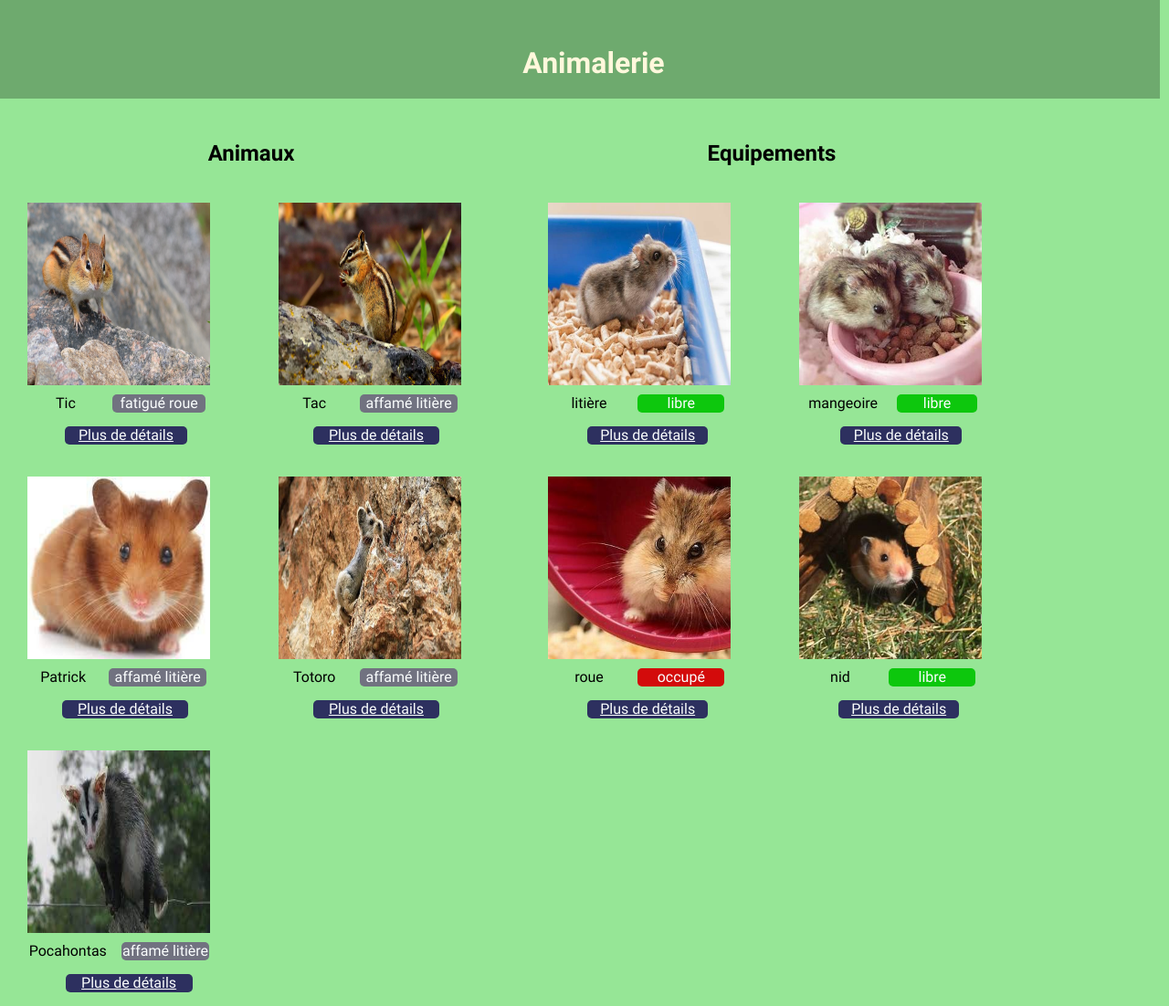
Before: / with the older database file.
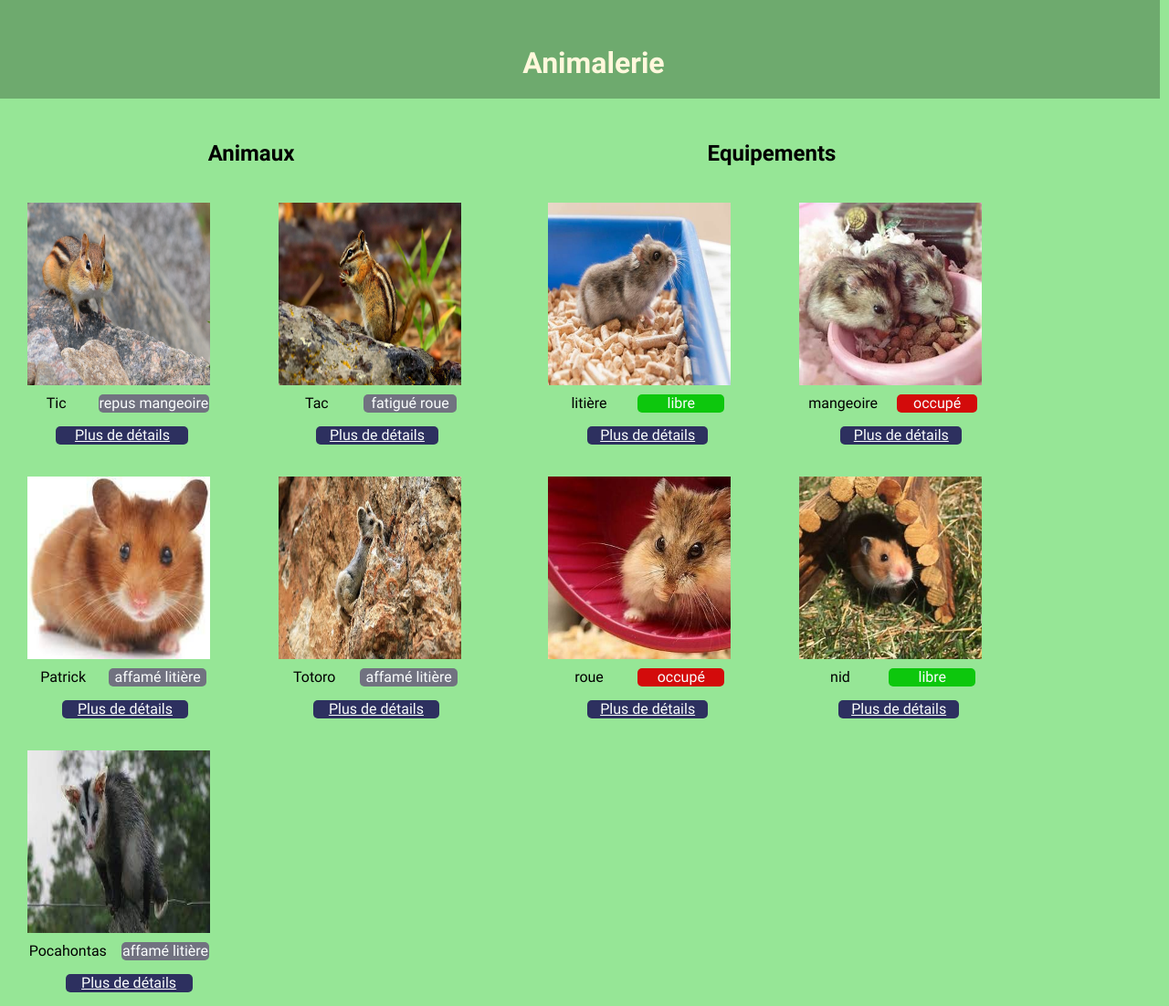
After: the same page with the newer database file.
### blog/models.py (models this page shows)
class Animal(models.Model):
    id_animal = models.CharField(max_length=100, primary_key=True)
    etat = models.CharField(max_length=20)
    type = models.CharField(max_length=20)
    race = models.CharField(max_length=20)
    photo = models.CharField(max_length=200)
    lieu = models.ForeignKey(Equipement, on_delete=models.CASCADE)
    def __str__(self):
        return self.id_animal

class Equipement(models.Model):
    id_equip = models.CharField(max_length=100, primary_key=True)
    disponibilite = models.CharField(max_length=20)
    photo = models.CharField(max_length=200)
    def __str__(self):
        return self.id_equip

### blog/views.py (the view)
# urls.py: path('', views.animal_list, name='animal_list'),
def animal_list(request):
    animaux = Animal.objects.all()
    equipements = Equipement.objects.all()
    return render(request, 'blog/animal_list.html', {"animaux" : animaux, "equipements" : equipements} )

### blog/templates/blog/animal_list.html
{% extends 'blog/base.html' %}
{% load static %}
{% block content %}
<div class="separation">
    <h2>Animaux</h2>
    <h2>Equipements</h2>
</div>
<div class="separation">
    <div class="container">
        {% for animal in animaux %}
        <div>
            <div class="sous-container">
                <div class="photo">
                    <img src={{animal.photo}} width="200" height="200">
                </div>
                <div class="Nom">{{ animal }}</div>
                <div class="Etat">{{ animal.etat }} {{ animal.lieu }}</div>
                <footer>
                    <a href="{% url 'animal_detail' id_animal=animal.id_animal %}">Plus de détails</a>
                </footer>
            </div>
        </div>
        {% endfor %}
    </div>
    <div class="container">
        {% for equipement in equipements %}
        <div>
            <div class="sous-container">
                <div class="photo">
                    <img src={{equipement.photo}} width="200" height="200">
                </div>
                <div class="Nom">{{ equipement }}</div>
                {% if equipement.disponibilite == 'libre' %}
                    <div class="Disponibilité_libre">{{ equipement.disponibilite}}</div>
                {% else %}
                    <div class="Disponibilité_occupe">{{ equipement.disponibilite}}</div>
                {% endif %}
                <footer>
                    <a href="{% url 'equipement_detail' id_equip=equipement.id_equip %}">Plus de détails</a>
                </footer>
            </div>
        </div>
        {% endfor %}
    </div>
</div>
{% endblock %}

### blog/templates/blog/base.html (shortened to what this page needs)
{% load static %}
<html>
    <head>
        <link rel="stylesheet" href="//maxcdn.bootstrapcdn.com/bootstrap/3.2.0/css/bootstrap-theme.min.css">
        <link rel="stylesheet" href="{% static 'css/blog.css' %}">
    </head>
    <body>
        <h1>Animalerie</h1>
            {% block content %}
            {% endblock %}
    </body>
</html>

### blog/static/css/blog.css (style rules this page uses)
h1 { text-align: center; }
body { width: 100%; max-width: 1100px; margin: 0 0px; background-color: rgb(150, 230, 150); font-family: 'Urbanist', sans-serif; }
.container > div { border-radius: 1px; border-color: rgb(150, 230, 150); padding: 10px 0; background-color: rgb(150, 230, 150); }
.separation { display: grid; grid-template-columns: 550px 550px; grid-gap: 20px; padding: 5px 0; }
h2 { text-align: center; }
.container { display: grid; grid-template-columns: 260px 260px; grid-auto-rows: 285px; grid-gap: 15px; }
.sous-container { display: grid; grid-auto-rows: 20px; grid-gap: 15px; text-align: center; }
.photo { grid-column: 1 / 16; grid-row: 1; }
.Etat { border-radius: 5px; background-color: rgb(113, 114, 128); color: #fafdfd; grid-column: 8 / 14; grid-row: 7; }
.Nom { grid-column: 3 / 8; grid-row: 7; }
.Disponibilité_libre { border-radius: 5px; background-color: rgb(13, 199, 13); color: #fafdfd; grid-column: 8 / 14; grid-row: 7; }
.Disponibilité_occupe { border-radius: 5px; background-color: rgb(211, 11, 11); color: #fafdfd; grid-column: 8 / 14; grid-row: 7; }
footer { border-radius: 5px; background-color: rgb(45, 48, 95); color: #fafdfd; grid-column: 5 / 13; grid-row: 8; }
a { color: #fafdfd; }
h1 { background-color: rgb(110, 170, 110); color: cornsilk; padding: 50px 20px 20px 50px; width: 1200px; }

Changed rows visible on the page:
changed Animal "Tic": etat "fatigué" → "repus"; lieu "roue" → "mangeoire"
changed Animal "Tac": etat "affamé" → "fatigué"; lieu "litière" → "roue"
changed Equipement "mangeoire": disponibilite "libre" → "occupé"
